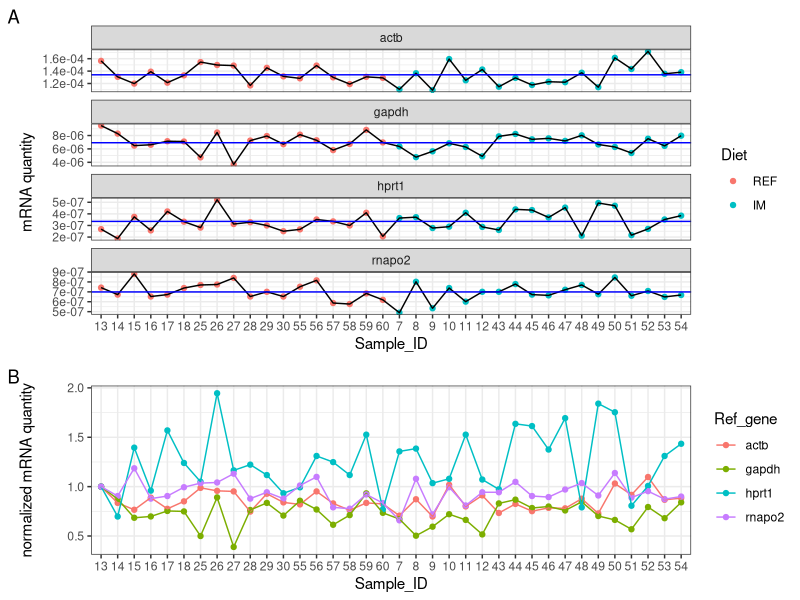
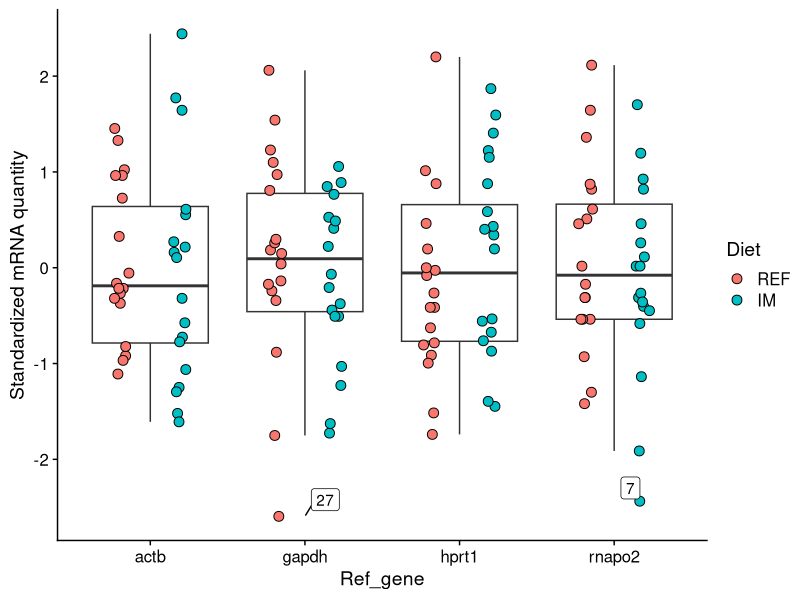
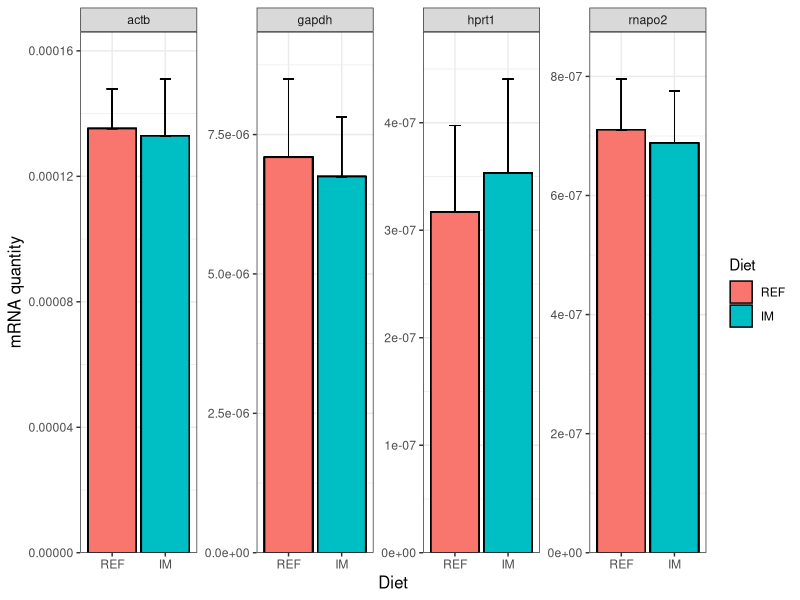
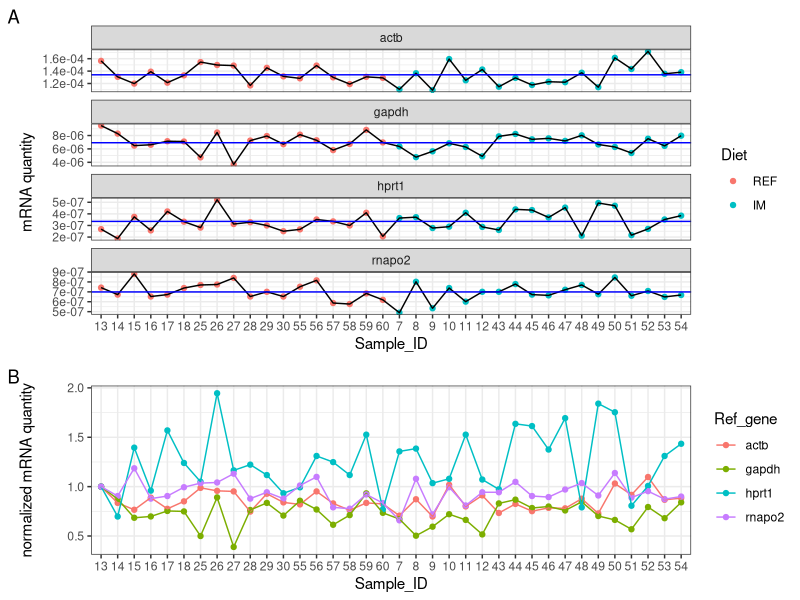
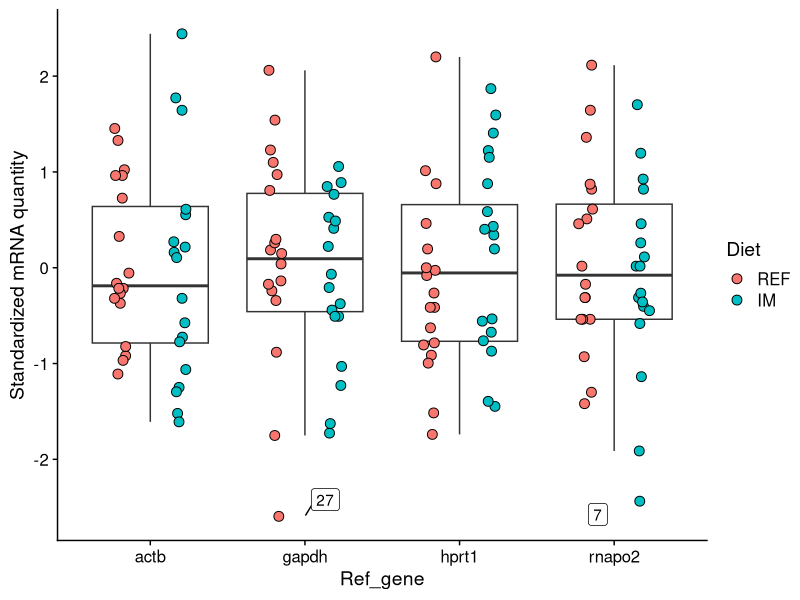
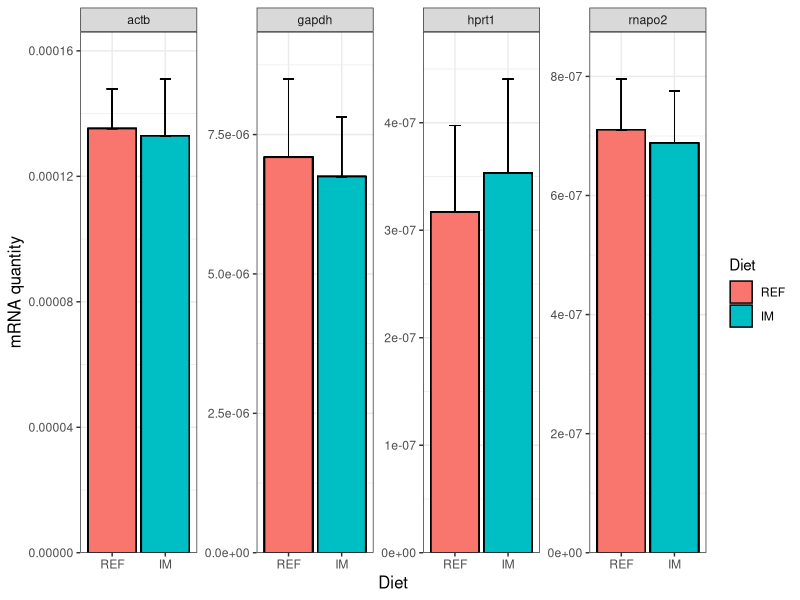
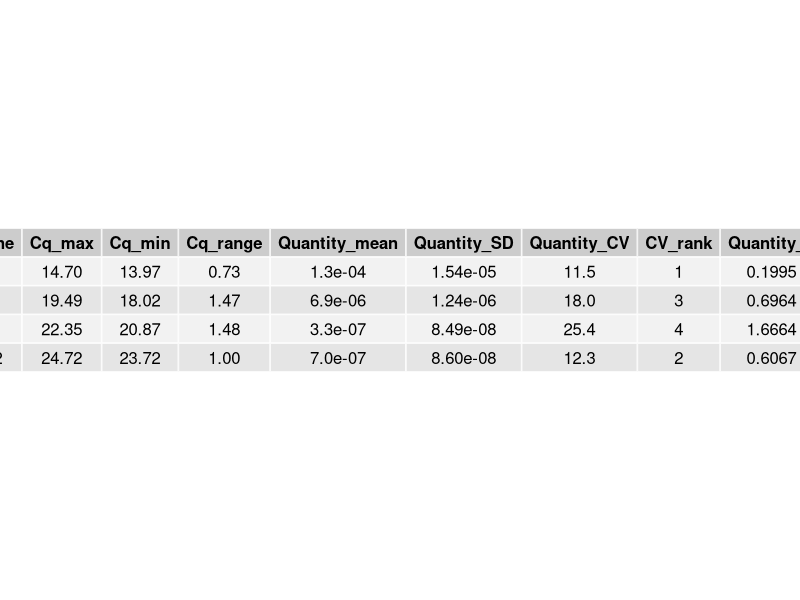

These charts were generated, in order, by the following R code: (Note: this script raises an error after producing the figures.)
library(tidyverse) # tidy, manipulate and plot data
library(broom) # tidy statistical outputs
library(cowplot) #  a ggplot2 add-on to provide a publication-ready theme  

# Import and tidy data ################################################################################################
df <- read.csv("./data/clean_data/AqFl2_qPCR_ref_DI.csv", header = T, na.strings = c(""), stringsAsFactors = FALSE)
head(df, n = 20L)
str(df)

# Tidy data and calculate new variables
df <- df %>% 
  arrange(Ref_gene, desc(Diet)) %>% 
  mutate(Quantity = `^`(PE, -Cq)) %>% # calculate mRNA quantity. PE: primer efficiency
  group_by(Ref_gene, Diet)  %>%
  mutate(Mean = mean(Quantity), SD = sd(Quantity)) %>% # calculate average mRNA quantity per diet and its sd
  ungroup() %>%
  group_by(Ref_gene) %>%
  mutate(Quantity_std = scale(Quantity), # standardize mRNA quantity of each reference gene
         Quantity_nm = Quantity / Quantity[1]) # normalize mRNA quantity of each reference gene to the first sample

# Exploratory analysis ################################################################################################ 
# Convert character to factor, specifying the desired orders to be shown on plots
df$Diet <- factor(df$Diet, levels = c("REF", "IM"))
df$Sample_ID <- factor(df$Sample_ID, levels = unique(df$Sample_ID)) # use the exact order of Sample_ID column

# Point diagram -----------------------------------------------------------------------------------
# make a dataframe containing the grand mean of mRNA quantity per reference gene
gm <- df %>% 
  group_by(Ref_gene) %>%
  summarize(gmean = mean(Quantity))

# make point diagram 
# Show individual expression profile
p1 <- df %>% 
  ggplot(aes(x = Sample_ID, y = Quantity, group = 1)) +
  geom_point(aes(color = Diet)) +
  geom_line() +
  facet_wrap(~ Ref_gene, ncol = 1, scales = "free_y") +
  labs(y = "mRNA quantity", tag = "A") +
  scale_y_continuous(labels = scales::scientific) + 
  theme_bw() +
  geom_hline(aes(yintercept = gmean), gm, color = "blue") # The blue line shows the grand mean.

# Show normalized expression levels of the 4 reference genes in one plot
p2 <- df %>% 
  ggplot(aes(x = Sample_ID, y = Quantity_nm, color = Ref_gene)) +
  geom_point() +
  geom_line(aes(group = Ref_gene)) +
  labs(y = "normalized mRNA quantity", tag = "B") +
  theme_bw() +
  scale_fill_brewer(palette = "Dark2") 

# Combine the plots
plot_grid(p1, p2, ncol = 1, align = "v", rel_heights = c(3, 2))

ggsave('./results/exploratory_analysis/qPCR_ref_DI_pointDiagram.pdf', 
       units = "in", 
       dpi = 300,
       height = 10,
       width = 8)

# Boxplot -----------------------------------------------------------------------------------------
# convert Sample_ID as character, otherwise ggrepel won't work properly
df$Sample_ID <- as.character(df$Sample_ID)

# Define a function for identifying outliers
is_outlier <- function(x) {
  x < quantile(x, 0.25) - 1.5 * IQR(x) | x > quantile(x, 0.75) + 1.5 * IQR(x)
}

# Make boxplot using standardized mRNA quantity
df %>% 
  group_by(Ref_gene) %>%
  mutate(outlier = is_outlier(Quantity_std)) %>%
  ggplot(aes(x = Ref_gene, y = Quantity_std, label = ifelse(outlier, Sample_ID, NA))) +
  geom_boxplot(outlier.shape = NA) +
  geom_point(aes(fill = Diet), size = 3, shape = 21, position = position_jitterdodge(0.2)) +
  ggrepel::geom_label_repel() + # label outliers with Sample_ID
  ylab("Standardized mRNA quantity") +
  theme_cowplot()

ggsave('./results/exploratory_analysis/qPCR_ref_DI_boxPlot.pdf', units = "in", dpi = 300)

# Barplot -----------------------------------------------------------------------------------------
df %>%
  ggplot(aes(x = Diet, y =  Mean, fill = Diet)) +
  geom_bar(stat = "identity", position = position_dodge(), colour = "black") +
  geom_errorbar(aes(ymin = Mean, ymax = Mean + SD), size = 0.3, width = 0.2) + # add error bar (sd)
  facet_wrap(~ Ref_gene, nrow = 1, scales = "free_y") +
  scale_y_continuous(limits = c(0, NA), expand = expand_scale(mult = c(0, 0.1))) + 
  ylab("mRNA quantity") +
  theme_bw() +
  theme(axis.title.x = element_text(size = 12),
        axis.title.y = element_text(size = 12))

ggsave('./results/exploratory_analysis/qPCR_ref_DI_barPlot.pdf', units = "in", dpi = 300)

# Rank reference genes by coefficient of variation and F statistic ###################################################
# Calculate coefficient of variance (cv), measuring overall stability of reference genes across all the samples
cv <- df %>% 
  group_by(Ref_gene) %>%
  summarize(Cq_max = max(Cq), 
            Cq_min = min(Cq), 
            Cq_range = max(Cq) - min(Cq), 
            Quantity_mean = mean(Quantity), 
            Quantity_SD = sd(Quantity),
            Quantity_CV = 100 * Quantity_SD / Quantity_mean) %>%
  mutate(CV_rank = dense_rank(Quantity_CV)) %>% # rank reference genes by CV
  arrange(Ref_gene)

# Calculate F-statistic, measuring reference gene stability across experimental treatments
F_stat <- df %>% 
  group_by(Ref_gene) %>% 
  do(tidy(aov(Quantity ~ Diet, data = .))) %>% # run ANOVA for each reference gene and tidy statistical outputs
  na.omit() %>%
  select(Ref_gene, statistic) %>%
  rename(Quantity_F = statistic) %>%
  as.data.frame() %>%
  mutate(F_rank = dense_rank(Quantity_F)) %>% # rank reference genes by F statistic
  arrange(Ref_gene) 

# Summary 
smr <- full_join(cv, F_stat, by = "Ref_gene")

# Format digits
smr$Quantity_mean <- formatC(smr$Quantity_mean, format = "e", digits = 1)
smr$Quantity_SD <- formatC(smr$Quantity_SD, format = "e", digits = 2)
smr$Quantity_CV <- formatC(smr$Quantity_CV, format = "f", digits = 1)
smr$Quantity_F <- formatC(smr$Quantity_F, format = "f", digits = 4)

# Export summary table
pdf('./results/statistics/qPCR_ref_evaluation_DI.pdf', width = 12)
gridExtra::grid.table(smr)
dev.off()

# Get session info
writeLines(capture.output(sessionInfo()), "./code/qPCR_ref_DI_sessionInfo.txt")